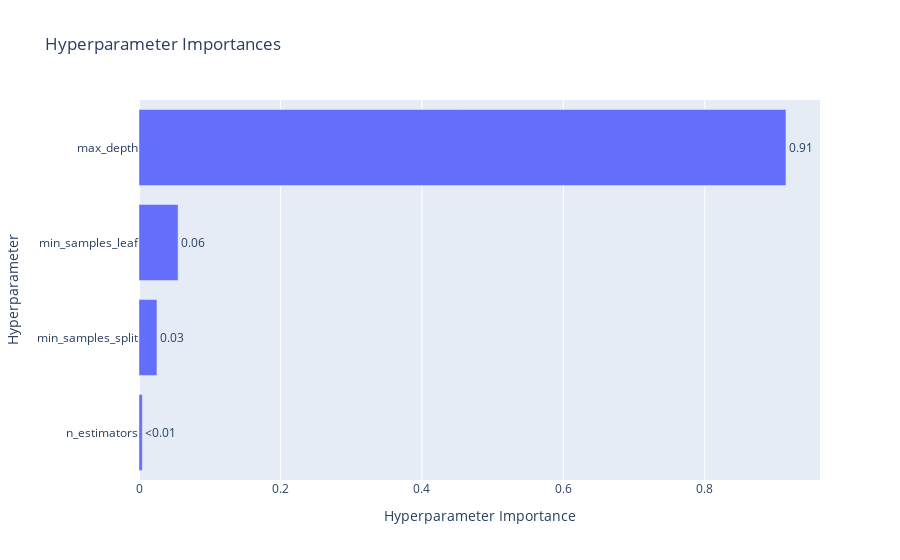

Notebook code cell kept with this figure:
### Code cell
# Visualize parameter importance
vis.plot_param_importances(study)

### Figure 1 — Plotly figure (JSON) as saved in the notebook; plotly's stock layout.template omitted (floating-point values rounded to 4 significant figures)
{"data": [{"cliponaxis": false, "hovertemplate": ["n_estimators (IntDistribution): 0.004692853715995618<extra></extra>", "min_samples_split (IntDistribution): 0.025382126140124726<extra></extra>", "min_samples_leaf (IntDistribution): 0.05522471971674416<extra></extra>", "max_depth (IntDistribution): 0.9147003004271356<extra></extra>"], "name": "Objective Value", "orientation": "h", "text": ["<0.01", "0.03", "0.06", "0.91"], "textposition": "outside", "type": "bar", "x": [0.004693, 0.02538, 0.05522, 0.9147], "y": ["n_estimators", "min_samples_split", "min_samples_leaf", "max_depth"]}], "layout": {"title": {"text": "Hyperparameter Importances"}, "xaxis": {"title": {"text": "Hyperparameter Importance"}}, "yaxis": {"title": {"text": "Hyperparameter"}}}}
